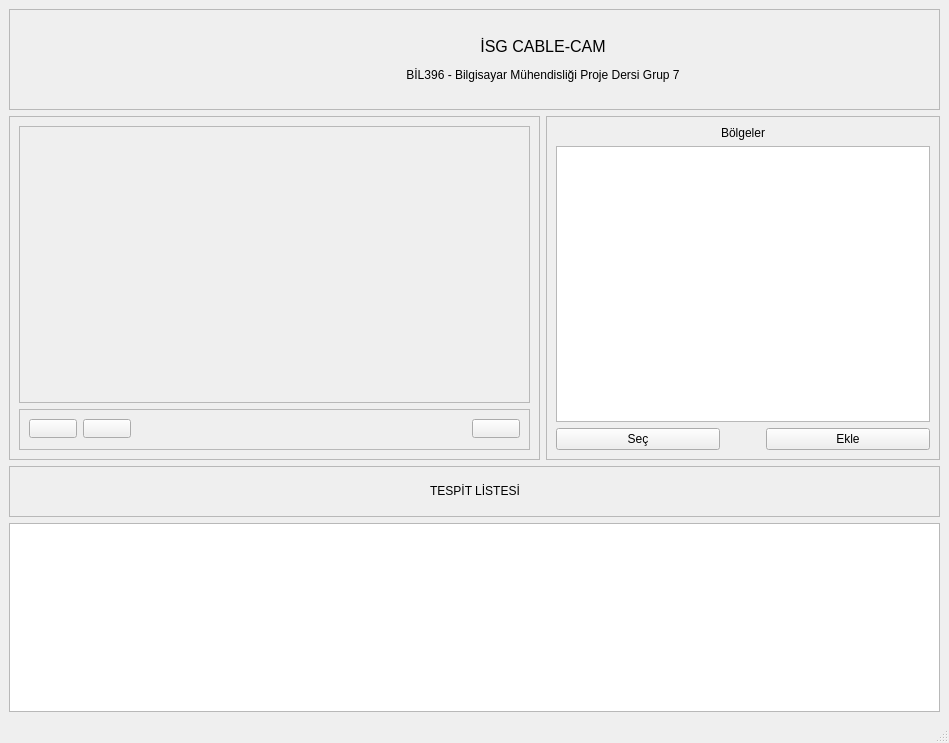
<?xml version="1.0" encoding="UTF-8"?>
<ui version="4.0">
 <class>SecondWindow</class>
 <widget class="QMainWindow" name="SecondWindow">
  <property name="geometry">
   <rect>
    <x>0</x>
    <y>0</y>
    <width>949</width>
    <height>743</height>
   </rect>
  </property>
  <property name="minimumSize">
   <size>
    <width>813</width>
    <height>0</height>
   </size>
  </property>
  <property name="windowTitle">
   <string>İSG CABLE-CAM</string>
  </property>
  <widget class="QWidget" name="centralwidget">
   <layout class="QGridLayout" name="gridLayout_7">
    <item row="0" column="0">
     <layout class="QVBoxLayout" name="verticalLayout_4">
      <item>
       <widget class="QFrame" name="frame_5">
        <property name="frameShape">
         <enum>QFrame::StyledPanel</enum>
        </property>
        <property name="frameShadow">
         <enum>QFrame::Raised</enum>
        </property>
        <layout class="QGridLayout" name="gridLayout_3">
         <item row="0" column="0">
          <layout class="QHBoxLayout" name="horizontalLayout_4">
           <item>
            <spacer name="horizontalSpacer_8">
             <property name="orientation">
              <enum>Qt::Horizontal</enum>
             </property>
             <property name="sizeHint" stdset="0">
              <size>
               <width>40</width>
               <height>20</height>
              </size>
             </property>
            </spacer>
           </item>
           <item>
            <widget class="QLabel" name="gtu">
             <property name="minimumSize">
              <size>
               <width>131</width>
               <height>81</height>
              </size>
             </property>
             <property name="text">
              <string/>
             </property>
            </widget>
           </item>
           <item>
            <widget class="QLabel" name="label">
             <property name="minimumSize">
              <size>
               <width>500</width>
               <height>0</height>
              </size>
             </property>
             <property name="maximumSize">
              <size>
               <width>741</width>
               <height>16777215</height>
              </size>
             </property>
             <property name="text">
              <string>&lt;html&gt;&lt;head/&gt;&lt;body&gt;&lt;p align=&quot;center&quot;&gt;&lt;span style=&quot; font-size:12pt;&quot;&gt;İSG CABLE-CAM&lt;/span&gt;&lt;/p&gt;&lt;p align=&quot;center&quot;&gt;BİL396 - Bilgisayar Mühendisliği Proje Dersi Grup 7&lt;/p&gt;&lt;/body&gt;&lt;/html&gt;</string>
             </property>
            </widget>
           </item>
           <item>
            <spacer name="horizontalSpacer_7">
             <property name="orientation">
              <enum>Qt::Horizontal</enum>
             </property>
             <property name="sizeHint" stdset="0">
              <size>
               <width>40</width>
               <height>20</height>
              </size>
             </property>
            </spacer>
           </item>
          </layout>
         </item>
        </layout>
       </widget>
      </item>
      <item>
       <layout class="QHBoxLayout" name="horizontalLayout_5">
        <item>
         <widget class="QFrame" name="frame">
          <property name="minimumSize">
           <size>
            <width>511</width>
            <height>311</height>
           </size>
          </property>
          <property name="maximumSize">
           <size>
            <width>16777215</width>
            <height>16777215</height>
           </size>
          </property>
          <property name="frameShape">
           <enum>QFrame::StyledPanel</enum>
          </property>
          <property name="frameShadow">
           <enum>QFrame::Raised</enum>
          </property>
          <layout class="QGridLayout" name="gridLayout_5">
           <item row="0" column="0">
            <layout class="QVBoxLayout" name="verticalLayout_3">
             <item>
              <widget class="QFrame" name="videoFrame">
               <property name="minimumSize">
                <size>
                 <width>491</width>
                 <height>261</height>
                </size>
               </property>
               <property name="frameShape">
                <enum>QFrame::StyledPanel</enum>
               </property>
               <property name="frameShadow">
                <enum>QFrame::Raised</enum>
               </property>
               <layout class="QGridLayout" name="gridLayout_6">
                <item row="0" column="0">
                 <widget class="QLabel" name="video">
                  <property name="minimumSize">
                   <size>
                    <width>491</width>
                    <height>261</height>
                   </size>
                  </property>
                  <property name="text">
                   <string/>
                  </property>
                 </widget>
                </item>
               </layout>
              </widget>
             </item>
             <item>
              <widget class="QFrame" name="frame_6">
               <property name="minimumSize">
                <size>
                 <width>0</width>
                 <height>41</height>
                </size>
               </property>
               <property name="maximumSize">
                <size>
                 <width>16777215</width>
                 <height>41</height>
                </size>
               </property>
               <property name="frameShape">
                <enum>QFrame::StyledPanel</enum>
               </property>
               <property name="frameShadow">
                <enum>QFrame::Raised</enum>
               </property>
               <layout class="QGridLayout" name="gridLayout_4">
                <item row="0" column="0">
                 <layout class="QHBoxLayout" name="horizontalLayout_3">
                  <item>
                   <widget class="QPushButton" name="play">
                    <property name="minimumSize">
                     <size>
                      <width>48</width>
                      <height>19</height>
                     </size>
                    </property>
                    <property name="maximumSize">
                     <size>
                      <width>48</width>
                      <height>19</height>
                     </size>
                    </property>
                    <property name="text">
                     <string/>
                    </property>
                   </widget>
                  </item>
                  <item>
                   <widget class="QPushButton" name="stop">
                    <property name="minimumSize">
                     <size>
                      <width>48</width>
                      <height>19</height>
                     </size>
                    </property>
                    <property name="maximumSize">
                     <size>
                      <width>48</width>
                      <height>19</height>
                     </size>
                    </property>
                    <property name="text">
                     <string/>
                    </property>
                   </widget>
                  </item>
                  <item>
                   <spacer name="horizontalSpacer_4">
                    <property name="orientation">
                     <enum>Qt::Horizontal</enum>
                    </property>
                    <property name="sizeHint" stdset="0">
                     <size>
                      <width>40</width>
                      <height>20</height>
                     </size>
                    </property>
                   </spacer>
                  </item>
                  <item>
                   <widget class="QPushButton" name="fullScreen">
                    <property name="minimumSize">
                     <size>
                      <width>48</width>
                      <height>19</height>
                     </size>
                    </property>
                    <property name="maximumSize">
                     <size>
                      <width>48</width>
                      <height>19</height>
                     </size>
                    </property>
                    <property name="text">
                     <string/>
                    </property>
                   </widget>
                  </item>
                 </layout>
                </item>
               </layout>
              </widget>
             </item>
            </layout>
           </item>
          </layout>
         </widget>
        </item>
        <item>
         <widget class="QFrame" name="frame_3">
          <property name="minimumSize">
           <size>
            <width>271</width>
            <height>311</height>
           </size>
          </property>
          <property name="maximumSize">
           <size>
            <width>500</width>
            <height>16777215</height>
           </size>
          </property>
          <property name="frameShape">
           <enum>QFrame::StyledPanel</enum>
          </property>
          <property name="frameShadow">
           <enum>QFrame::Raised</enum>
          </property>
          <layout class="QGridLayout" name="gridLayout_2">
           <item row="0" column="0">
            <layout class="QVBoxLayout" name="verticalLayout">
             <item>
              <widget class="QLabel" name="label_3">
               <property name="text">
                <string>&lt;html&gt;&lt;head/&gt;&lt;body&gt;&lt;p align=&quot;center&quot;&gt;Bölgeler&lt;/p&gt;&lt;/body&gt;&lt;/html&gt;</string>
               </property>
              </widget>
             </item>
             <item>
              <widget class="QListWidget" name="listWidget">
               <property name="minimumSize">
                <size>
                 <width>261</width>
                 <height>200</height>
                </size>
               </property>
               <property name="maximumSize">
                <size>
                 <width>500</width>
                 <height>16777215</height>
                </size>
               </property>
              </widget>
             </item>
             <item>
              <layout class="QHBoxLayout" name="horizontalLayout_2">
               <item>
                <widget class="QPushButton" name="bolge_sec_2">
                 <property name="text">
                  <string>Seç</string>
                 </property>
                </widget>
               </item>
               <item>
                <spacer name="horizontalSpacer_2">
                 <property name="orientation">
                  <enum>Qt::Horizontal</enum>
                 </property>
                 <property name="sizeType">
                  <enum>QSizePolicy::Fixed</enum>
                 </property>
                 <property name="sizeHint" stdset="0">
                  <size>
                   <width>40</width>
                   <height>20</height>
                  </size>
                 </property>
                </spacer>
               </item>
               <item>
                <widget class="QPushButton" name="bolge_ekle_2">
                 <property name="text">
                  <string>Ekle</string>
                 </property>
                </widget>
               </item>
              </layout>
             </item>
            </layout>
           </item>
          </layout>
         </widget>
        </item>
       </layout>
      </item>
      <item>
       <layout class="QVBoxLayout" name="verticalLayout_2">
        <item>
         <widget class="QFrame" name="frame_4">
          <property name="frameShape">
           <enum>QFrame::StyledPanel</enum>
          </property>
          <property name="frameShadow">
           <enum>QFrame::Raised</enum>
          </property>
          <layout class="QGridLayout" name="gridLayout">
           <item row="0" column="0">
            <layout class="QHBoxLayout" name="horizontalLayout">
             <item>
              <spacer name="horizontalSpacer">
               <property name="orientation">
                <enum>Qt::Horizontal</enum>
               </property>
               <property name="sizeHint" stdset="0">
                <size>
                 <width>40</width>
                 <height>20</height>
                </size>
               </property>
              </spacer>
             </item>
             <item>
              <widget class="QLabel" name="dikkat1">
               <property name="minimumSize">
                <size>
                 <width>0</width>
                 <height>31</height>
                </size>
               </property>
               <property name="text">
                <string/>
               </property>
              </widget>
             </item>
             <item>
              <widget class="QLabel" name="label_2">
               <property name="minimumSize">
                <size>
                 <width>0</width>
                 <height>31</height>
                </size>
               </property>
               <property name="text">
                <string>&lt;html&gt;&lt;head/&gt;&lt;body&gt;&lt;p align=&quot;center&quot;&gt;TESPİT LİSTESİ&lt;/p&gt;&lt;/body&gt;&lt;/html&gt;</string>
               </property>
              </widget>
             </item>
             <item>
              <widget class="QLabel" name="dikkat2">
               <property name="minimumSize">
                <size>
                 <width>0</width>
                 <height>31</height>
                </size>
               </property>
               <property name="text">
                <string/>
               </property>
              </widget>
             </item>
             <item>
              <spacer name="horizontalSpacer_3">
               <property name="orientation">
                <enum>Qt::Horizontal</enum>
               </property>
               <property name="sizeHint" stdset="0">
                <size>
                 <width>40</width>
                 <height>20</height>
                </size>
               </property>
              </spacer>
             </item>
            </layout>
           </item>
          </layout>
         </widget>
        </item>
        <item>
         <widget class="QTableWidget" name="tableWidget">
          <property name="minimumSize">
           <size>
            <width>791</width>
            <height>0</height>
           </size>
          </property>
         </widget>
        </item>
       </layout>
      </item>
     </layout>
    </item>
   </layout>
  </widget>
  <widget class="QMenuBar" name="menubar">
   <property name="geometry">
    <rect>
     <x>0</x>
     <y>0</y>
     <width>949</width>
     <height>22</height>
    </rect>
   </property>
  </widget>
  <widget class="QStatusBar" name="statusbar"/>
 </widget>
 <resources/>
 <connections/>
</ui>
